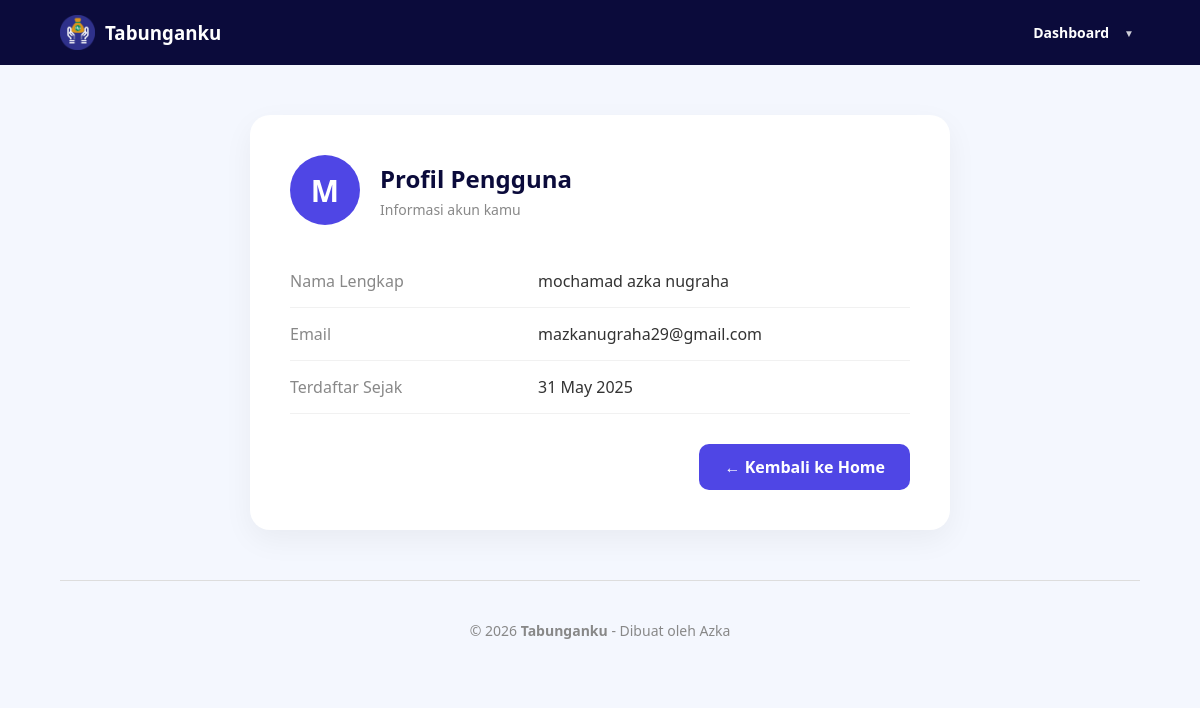
The app's page /profile.php (signed in) with its own data.
### tables this page shows
CREATE TABLE `users` (
  `id` int(11) NOT NULL,
  `nama` varchar(100) NOT NULL,
  `email` varchar(100) NOT NULL,
  `password` varchar(255) NOT NULL
);

### profile.php (the view, shortened to what this page needs)
<?php
include "config.php";
$id_user = $_SESSION['user'];
$ambil_user = mysqli_query($koneksi, "SELECT * FROM users WHERE id='$id_user'");
$data_user = mysqli_fetch_assoc($ambil_user);
$nama_lengkap = $data_user['nama'];
$email_user = $data_user['email'];
$tanggal_daftar = isset($data_user['created_at']) ? date('d F Y', strtotime($data_user['created_at'])) : "31 May 2025";
$inisial = strtoupper(substr($nama_lengkap, 0, 1));
?>
<!DOCTYPE html>
<html>
<head>
</head>
<body>
<nav class="navbar">
    <div style="display: flex; align-items: center; gap: 10px;">
        <img src="TABUNG.png" height="35">
        <h3 style="margin:0">Tabunganku</h3>
    </div>
    <div class="dropdown">
        <button class="btn-user-menu">
            <span>Dashboard</span>
            <span style="font-size: 10px; opacity: 0.8;">▼</span>
        </button>
    </div>
</nav>
<div class="container">
    <div class="profile-card">
        <div style="display: flex; align-items: center; gap: 20px; margin-bottom: 30px;">
            <div class="avatar-circle"><?= $inisial; ?></div>
            <div>
                <h2 style="margin:0; color:#0b0b3b;">Profil Pengguna</h2>
                <p style="margin:5px 0 0 0; color:#888; font-size:14px;">Informasi akun kamu</p>
            </div>
        </div>
        <table class="info-table">
            <tr>
                <td style="color:#888; width:40%;">Nama Lengkap</td>
                <td style="font-weight:500;"><?= $nama_lengkap; ?></td>
            </tr>
            <tr>
                <td style="color:#888;">Email</td>
                <td style="font-weight:500;"><?= $email_user; ?></td>
            </tr>
            <tr>
                <td style="color:#888;">Terdaftar Sejak</td>
                <td style="font-weight:500;"><?= $tanggal_daftar; ?></td>
            </tr>
        </table>
        <a href="home.php" class="btn-back">← Kembali ke Home</a>
    </div>
    <div class="footer">
        &copy; 2026 <b>Tabunganku</b> - Dibuat oleh Azka
    </div>
</div>
</body>
</html>

### profile.php (style rules this page uses)
* { box-sizing: border-box; font-family: 'Segoe UI', Tahoma, Geneva, Verdana, sans-serif; }
body { margin: 0; background: #f4f7fe; color: #333; }
.navbar { background: #0b0b3b; padding: 15px 5%; display: flex; justify-content: space-between; align-items: center; color: white; position: sticky; top: 0; z-index: 1000; }
.btn-user-menu { background: none; border: none; color: white; font-weight: bold; font-size: 14px; cursor: pointer; display: flex; align-items: center; gap: 15px; }
.dropdown { position: relative; display: inline-block; }
.container { padding: 50px 5% 20px 5%; display: flex; flex-direction: column; align-items: center; min-height: 80vh; }
.profile-card { background: white; width: 100%; max-width: 700px; padding: 40px; border-radius: 20px; box-shadow: 0 10px 30px rgba(0,0,0,0.05); }
.avatar-circle { width: 70px; height: 70px; background: #4f46e5; color: white; border-radius: 50%; display: flex; align-items: center; justify-content: center; font-size: 30px; font-weight: bold; }
.info-table { width: 100%; margin-top: 20px; border-collapse: collapse; }
.info-table td { padding: 15px 0; border-bottom: 1px solid #f1f1f1; }
.btn-back { display: inline-block; background: #4f46e5; color: white; padding: 12px 25px; border-radius: 10px; text-decoration: none; font-weight: bold; margin-top: 30px; float: right; }
.footer { text-align: center; padding: 40px; color: #888; font-size: 14px; margin-top: 50px; border-top: 1px solid #ddd; width: 100%; }

### records on screen
users: nama "M", nama "mochamad azka nugraha", email "mazkanugraha29@gmail.com"

### other values on screen
$tanggal_daftar "31 May 2025"
